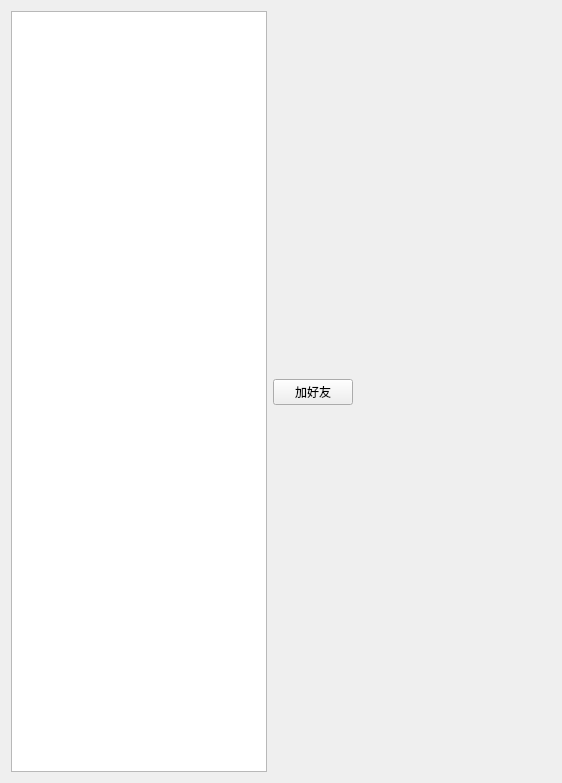
<?xml version="1.0" encoding="UTF-8"?>
<ui version="4.0">
 <class>Online</class>
 <widget class="QWidget" name="Online">
  <property name="geometry">
   <rect>
    <x>0</x>
    <y>0</y>
    <width>562</width>
    <height>783</height>
   </rect>
  </property>
  <property name="windowTitle">
   <string>Form</string>
  </property>
  <layout class="QFormLayout" name="formLayout">
   <item row="0" column="0">
    <layout class="QHBoxLayout" name="horizontalLayout">
     <item>
      <widget class="QListWidget" name="onlineuser_lw"/>
     </item>
     <item>
      <layout class="QVBoxLayout" name="verticalLayout">
       <item>
        <spacer name="verticalSpacer">
         <property name="orientation">
          <enum>Qt::Vertical</enum>
         </property>
         <property name="sizeHint" stdset="0">
          <size>
           <width>20</width>
           <height>40</height>
          </size>
         </property>
        </spacer>
       </item>
       <item>
        <widget class="QPushButton" name="addFriend_pb">
         <property name="text">
          <string>加好友</string>
         </property>
        </widget>
       </item>
       <item>
        <spacer name="verticalSpacer_2">
         <property name="orientation">
          <enum>Qt::Vertical</enum>
         </property>
         <property name="sizeHint" stdset="0">
          <size>
           <width>20</width>
           <height>40</height>
          </size>
         </property>
        </spacer>
       </item>
      </layout>
     </item>
    </layout>
   </item>
  </layout>
 </widget>
 <resources/>
 <connections/>
</ui>
